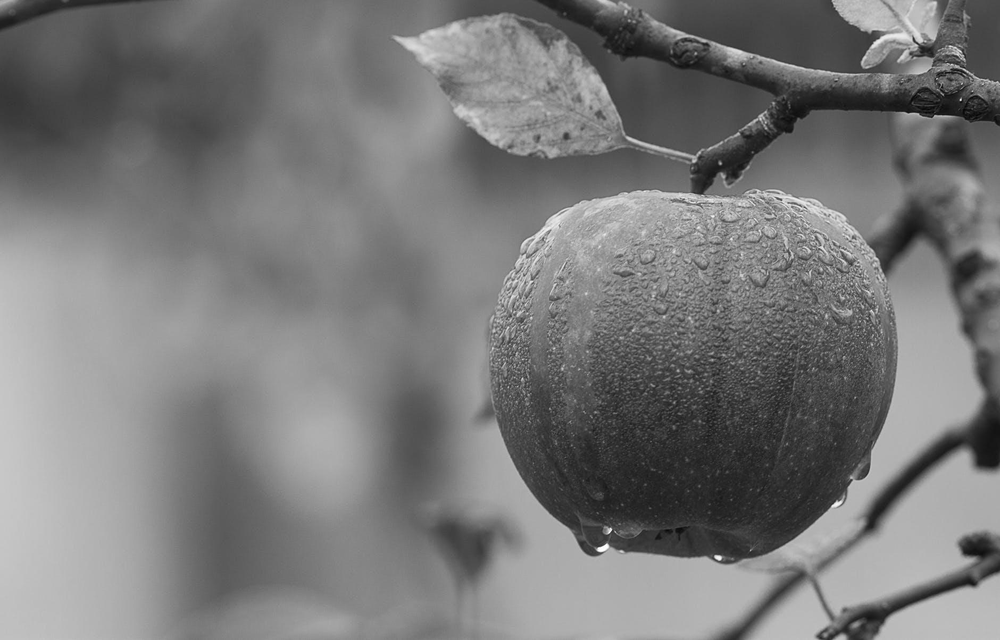
#> input picture images/apple.png, 1000 x 640 px, shrunk from 1880 x 1204 before the run
$ python -i N3_edge_detection.py   (imports and definitions only)   (older library calls are emulated)
#> lines starting #> are read from the running program, lines starting #| are printed output that depends on the picture
import cv2
import numpy as np

def N3(INPUT_IMAGE):
#> called with INPUT_IMAGE = 'images/apple.png'
    def hysteresis(img, weak, strong=255):
        M, N = img.shape
        for i in range(1, M-1):
            for j in range(1, N-1):
                if (img[i, j] == weak):
                    try:
                        if ((img[i+1, j-1] == strong) or (img[i+1, j] == strong) or (img[i+1, j+1] == strong)
                            or (img[i, j-1] == strong) or (img[i, j+1] == strong)
                                or (img[i-1, j-1] == strong) or (img[i-1, j] == strong) or (img[i-1, j+1] == strong)):
                            img[i, j] = strong
                        else:
                            img[i, j] = 0
                    except IndexError as e:
                        pass
        return img


    def contrast(img, new_max, new_minm):
        row = img.shape[0]
        col = img.shape[1]
        k = 0
        old_minm = np.amin(img)
        old_max = np.amax(img)
        new_img = np.zeros((row, col), dtype=np.uint8)

        for r in range(row):
            for c in range(col):
                new_value = ((new_max-new_minm)/(old_max-old_minm)) * \
                    (img[r, c]-old_minm)+new_minm
                if new_value > 255:
                    new_value = 255
                if new_value < 0:
                    new_value = 0
                new_img[r, c] = new_value
        return new_img


    #########################
    size = 3
    img = cv2.imread(INPUT_IMAGE)
#> img is the input picture: shape (640, 1000, 3); min 4, max 255, mean 121.2
    [row, col] = img.shape[0:2]
#> row = 640; col = 1000
    mask = ([1, 1, 1],
         [1, -8, 1],
         [1, 1, 1])
    x = ([0, 0, 0],
        [0, 0, 0],
        [0, 0, 0])

    value = 0

    #############################
    ######### padding#############

    image = np.zeros(((row, col)), dtype=np.uint8)
    bor = int(np.floor(size/2))
    img = np.pad(img, ((bor, bor), (bor, bor), (0, 0)), mode='constant')
#> img: shape (642, 1002, 3)

    ########### end of paddin#######

    gray_image = cv2.cvtColor(img, cv2.COLOR_BGR2GRAY)
    img_blur = cv2.GaussianBlur(gray_image, (3, 3), 1)

    #  smothing using (average)########

    for r in range(row):
        for c in range(col):  # r=0 c=0  sub[0:3,0:0+3] // r=0 c=1 sub [0:3,1:4]
            sub = img_blur[r:r+size, c:c+size]
            res = mask * sub
            value = np.sum(res)
            image[r, c] = value
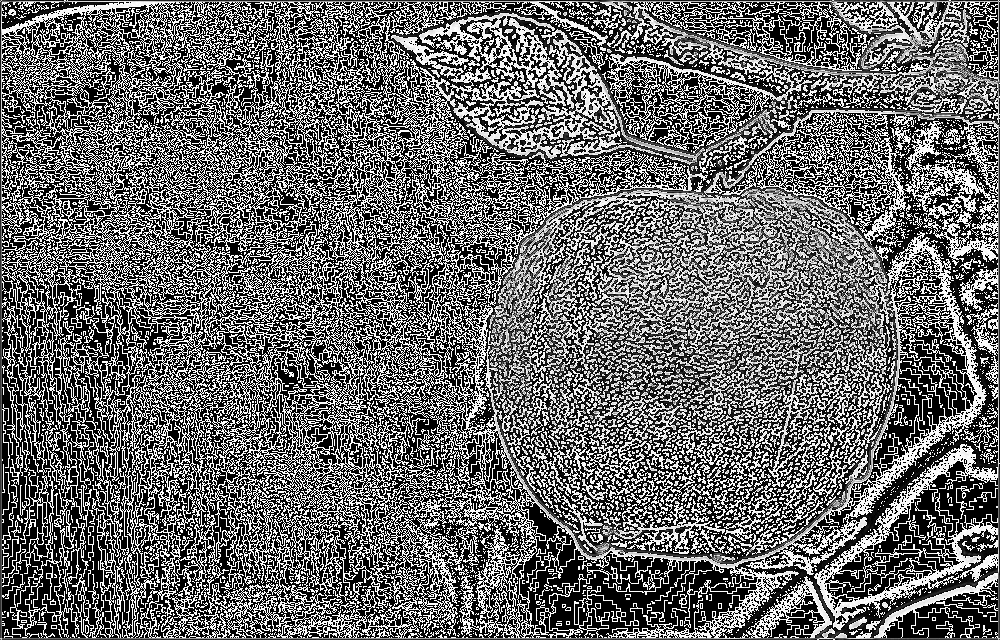
#> image: shape (640, 1000); min 0, max 255, mean 105.3

    ############ show image ###########

    image_norm = hysteresis(image, 0, 255)
#> after the loop in hysteresis, `for i in range(1, M-1):`:
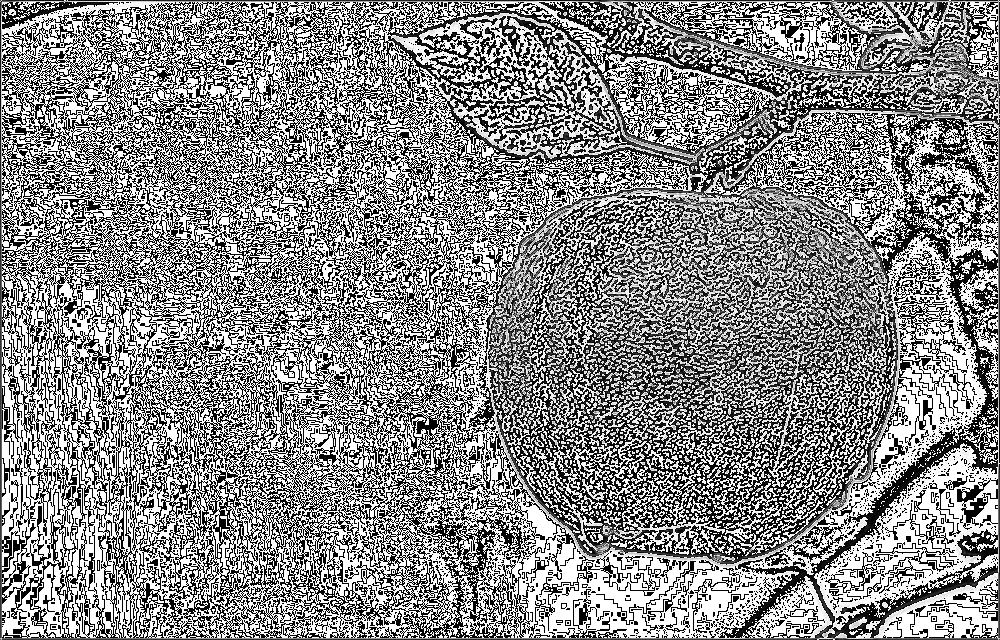
#> img: shape (640, 1000); min 0, max 255, mean 137.6
    ret, thresh = cv2.threshold(image_norm, 140, 255, cv2.THRESH_BINARY)
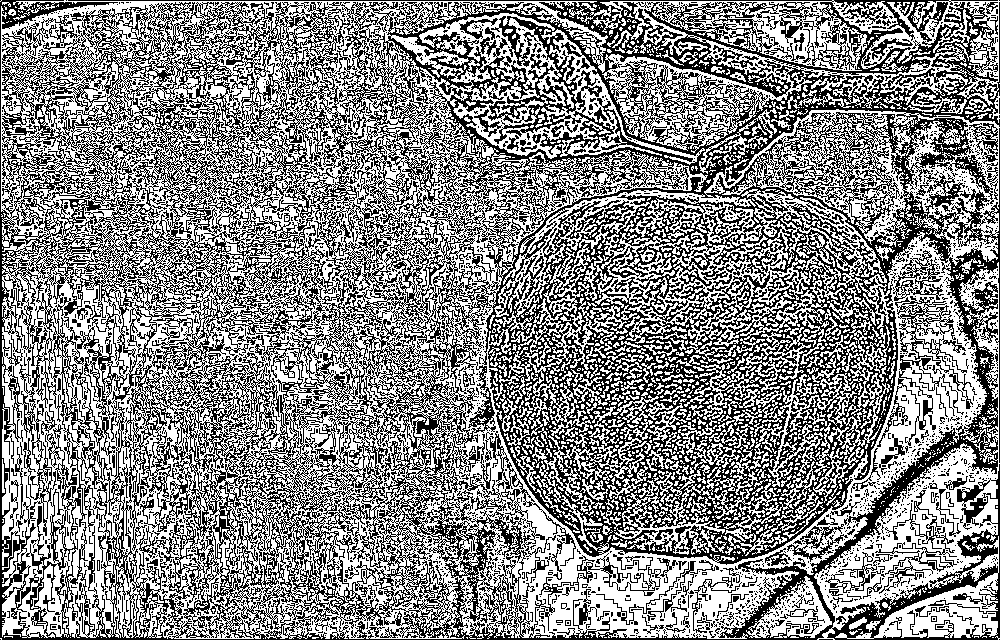
#> thresh: shape (640, 1000); 53.6% white; black in thin lines or dots

    ###### normalize the binary image#######
    final_image = cv2.normalize(thresh, None, 0, 255,
                            cv2.NORM_MINMAX, dtype=cv2.CV_32F)
#> final_image: shape (640, 1000) float32; 53.6% white; black in thin lines or dots
    edged_image = cv2.Canny(gray_image, threshold1=30, threshold2=100)
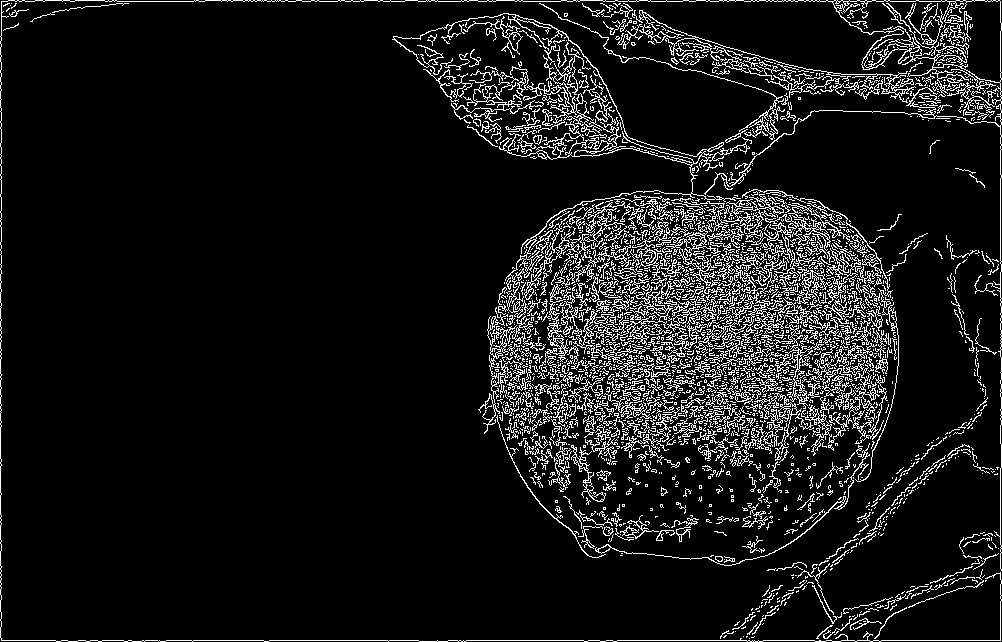
#> edged_image: shape (642, 1002); 9.1% white in thin lines or dots


    cv2.imshow('edge without normalization', final_image)
    cv2.imshow('original', img)
    cv2.waitKey(0)
    print(final_image)
#> (printed output is left out)
    print(edged_image)
#> (printed output is left out)

>>> result = N3('images/apple.png')
